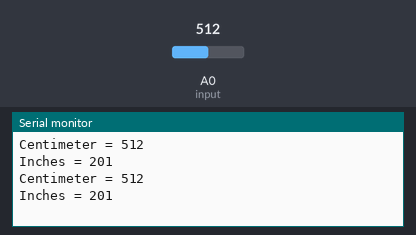
The sketch below on a simulated Arduino Uno, built with avr-gcc and run on an emulated ATmega328P. On the bench: the last lines printed to the serial monitor. The test bench sets the inputs (shaded band); at power-on: A0 (input) = 512.

Above: at 1.8 s.
1.9 s: A0 (input) set to 716
At 2.4 s:
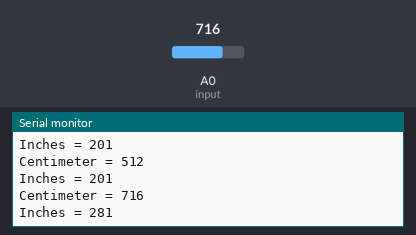
3.4 s: A0 (input) set to 900
At 4.8 s:
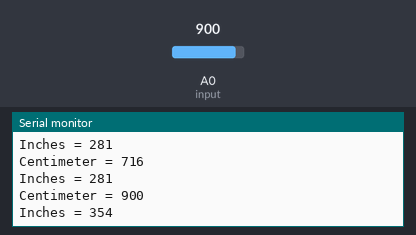
Timing chart, 0 to 6.4 s (numbered marks = the images above; inputs shaded):
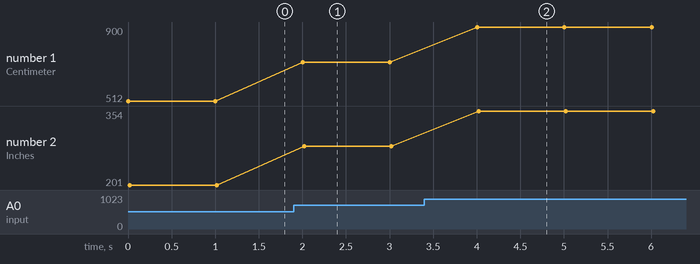

Measured:
- after the input at 1.9 s, the serial monitor: prints a new line after 0.10 s (image 1)
- after the input at 3.4 s, the serial monitor: prints a new line after 0.60 s (image 2)
- plotted number 1: 512 → 716 after the input at 1.9 s, 716 → 900 after the input at 3.4 s
- plotted number 2: 201 → 281 after the input at 1.9 s, 281 → 354 after the input at 3.4 s

The sketch:

U4_DISTANCE_MEASUREMENT_USING_ULTRASONIC_MB7066.ino
```cpp
int input = A0;
int Centimeter;
int Inches;

void setup()
{
   pinMode(input, INPUT);
   Serial.begin(9600);
}

void loop()
{
       Centimeter =  analogRead(input);
       Inches =  Centimeter*0.393701;
       Serial.print("Centimeter = ");
       Serial.println(Centimeter);
       Serial.print("Inches = ");
       Serial.println(Inches);
       delay(1000);
}
```
